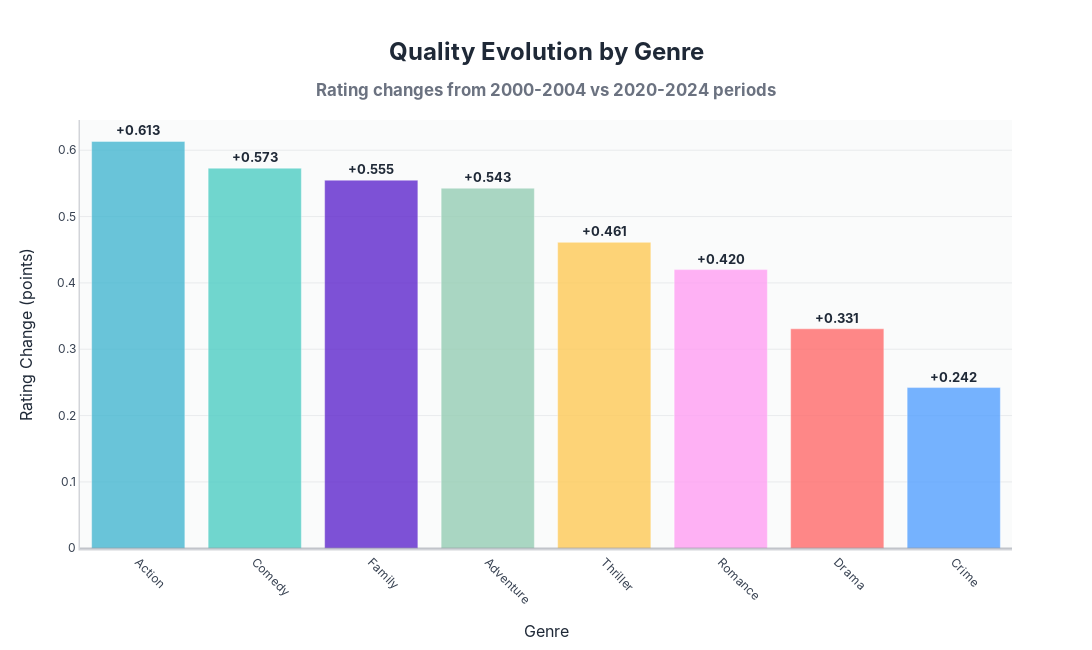

The notebook cell this image was saved under:
### Markdown cell above
### Argument 1.3: Quality Improvements Drive Supply

The data in Visualization 3: Quality Evolution by Genre shows that genres such as Action (+0.613), Comedy (+0.573), and Family (+0.555) experienced the largest increases in average audience ratings between 2000–2004 and 2020–2024. This quality growth goes hand in hand with the production shifts in Visualization 2, where these genres also experienced the largest increases in production numbers. This suggests that increasing ratings—reflecting audience demand—directly impacts studios’ willingness to invest in these genres.

According to Holbrook & Hirschman (1982), media consumption is driven not only rationally but also emotionally and symbolically. Genres that receive higher ratings are often perceived as more “culturally resonant,” leading to repeat consumption, positive word of mouth, and higher retention on platforms. Studios take such signals seriously: higher audience ratings are seen as indicators of market potential, which encourages them to expand their offerings in these genres.

In addition, recent research suggests that audience ratings are becoming increasingly important in a digital consumption environment, where user feedback via platforms such as IMDb, Rotten Tomatoes, and Netflix algorithms is visible and measurable. According to Simonton (2009), such ratings are a form of “proxy demand,” or an indirect but powerful predictor of commercial appeal. When a genre consistently achieves higher ratings, studios interpret this as a sign of sustained interest, and thus as justification for increased production.

From an economic perspective, quality is also increasingly seen as a determining factor in content strategies. The theory of “experience goods” (Nelson, 1970) states that consumers can only judge the value of a product after consumption—making reputation, previous experiences, and quality scores important factors in future choices. Genres with high ratings can therefore inspire trust among viewers and are strategically scaled by studios looking to increase their market share.

In short, the increase in audience appreciation of certain genres functions as a market signal for studios. In a digitized media sector where audience ratings are becoming increasingly prominent, production supply increasingly follows the appreciation—and therefore the demand—of the audience.

### Code cell
import pandas as pd
import plotly.graph_objects as go
from collections import defaultdict
import numpy as np

def analyze_production_rating_relationship(df, min_movies_per_period=10, min_ratings_per_period=10):
    """
    Analyze the relationship between production changes and rating changes
    for movies from 2000-2024
    """
    
    # Convert Rating to numeric, handling string values with "/10" format
    df_copy = df.copy()
    
    # Clean rating column - remove "/10" and convert to numeric
    if 'Rating' in df_copy.columns:
        df_copy['Rating'] = df_copy['Rating'].astype(str).str.replace('/10', '').str.strip()
        df_copy['Rating'] = pd.to_numeric(df_copy['Rating'], errors='coerce')
    else:
        print("❌ Rating column not found!")
        return {}, df_copy
    
    # Filter data for 2000-2024 with valid ratings
    df_filtered = df_copy[
        (df_copy['Year'] >= 2000) & 
        (df_copy['Year'] <= 2024) & 
        (df_copy['Genres'].notna()) &
        (df_copy['Rating'].notna()) &
        (df_copy['Rating'] > 0)
    ].copy()
    
    # Process genres and create genre-year data
    genre_year_data = defaultdict(lambda: defaultdict(lambda: {'count': 0, 'ratings': []}))
    
    for _, row in df_filtered.iterrows():
        year = row['Year']
        rating = row['Rating']
        genres = str(row['Genres']).split(',')
        
        for genre in genres:
            genre = genre.strip()
            if genre and genre != 'nan':
                genre_year_data[genre][year]['count'] += 1
                genre_year_data[genre][year]['ratings'].append(rating)
    
    # Calculate averages for early period (2000-2004) and late period (2020-2024)
    early_period = range(2000, 2005)
    late_period = range(2020, 2025)
    
    results = {}
    
    for genre in genre_year_data:
        # Only include specific genres
        allowed_genres = ['Drama', 'Comedy', 'Action', 'Adventure', 'Thriller', 'Romance', 'Crime', 'Family']
        if genre not in allowed_genres:
            continue
            
        # Calculate production counts
        early_production = sum(genre_year_data[genre][year]['count'] for year in early_period)
        late_production = sum(genre_year_data[genre][year]['count'] for year in late_period)
        
        # Calculate average ratings
        early_ratings = []
        late_ratings = []
        
        for year in early_period:
            early_ratings.extend(genre_year_data[genre][year]['ratings'])
        
        for year in late_period:
            late_ratings.extend(genre_year_data[genre][year]['ratings'])
        
        # Only include genres with sufficient data in both periods
        if (early_production >= min_movies_per_period and late_production >= min_movies_per_period and 
            len(early_ratings) >= min_ratings_per_period and len(late_ratings) >= min_ratings_per_period):
            early_avg_rating = np.mean(early_ratings)
            late_avg_rating = np.mean(late_ratings)
            
            # Calculate percentage changes
            production_change = ((late_production - early_production) / early_production) * 100
            rating_change = late_avg_rating - early_avg_rating
            
            results[genre] = {
                'early_production': early_production,
                'late_production': late_production,
                'early_rating': early_avg_rating,
                'late_rating': late_avg_rating,
                'production_change_pct': production_change,
                'rating_change': rating_change,
                'total_early_movies': len(early_ratings),
                'total_late_movies': len(late_ratings)
            }
    
    return results, df_filtered

# Run the analysis
genre_analysis, df_filtered = analyze_production_rating_relationship(df)

if not genre_analysis:
    genre_analysis, df_filtered = analyze_production_rating_relationship(df, min_movies_per_period=5, min_ratings_per_period=5)
    if not genre_analysis:
        genre_analysis, df_filtered = analyze_production_rating_relationship(df, min_movies_per_period=3, min_ratings_per_period=3)

if genre_analysis:
    # Convert results to DataFrame
    analysis_df = pd.DataFrame(genre_analysis).T
    # Sort by rating change for this visualization
    analysis_df = analysis_df.sort_values('rating_change', ascending=False)
    
    # Create sleek rating changes bar chart
    fig = go.Figure()
    
    # Define consistent colors for each genre (same as other visualizations)
    genre_colors = {
        'Drama': '#FF6B6B',      # Red
        'Comedy': '#4ECDC4',     # Teal
        'Action': '#45B7D1',     # Blue
        'Adventure': '#96CEB4',  # Light Green
        'Thriller': '#FECA57',   # Yellow
        'Romance': '#FF9FF3',    # Pink
        'Crime': '#54A0FF',      # Light Blue
        'Family': '#5F27CD'      # Purple
    }
    
    # Create color array based on genre names
    colors = [genre_colors.get(genre, '#888888') for genre in analysis_df.index]
    
    fig.add_trace(
        go.Bar(
            x=analysis_df.index,
            y=analysis_df['rating_change'],
            marker=dict(
                color=colors,
                opacity=0.8,
                line=dict(color='rgba(255,255,255,0.8)', width=0.5)
            ),
            text=[f"{x:+.3f}" for x in analysis_df['rating_change']],
            textposition='outside',
            textfont=dict(size=13, color='#1F2937', family='Inter, sans-serif', weight='bold'),
            hovertemplate='<b style="color: #1F2937; font-size: 16px;">%{x}</b><br>' +
                          '<span style="color: #6B7280;">Rating Change:</span> <b>%{y:+.3f} points</b><br>' +
                          '<span style="color: #6B7280;">Early Period (2000-2004):</span> %{customdata[0]:.2f}/10<br>' +
                          '<span style="color: #6B7280;">Late Period (2020-2024):</span> %{customdata[1]:.2f}/10<br>' +
                          '<extra></extra>',
            customdata=list(zip(analysis_df['early_rating'], analysis_df['late_rating'])),
            hoverlabel=dict(
                bgcolor="rgba(255, 255, 255, 0.95)",
                bordercolor="rgba(107, 114, 128, 0.3)",
                font=dict(size=12, color="#1F2937", family="Inter, sans-serif"),
                align="left"
            )
        )
    )
    
    # Add elegant horizontal line at 0
    fig.add_hline(
        y=0, 
        line_dash="solid", 
        line_color="rgba(107, 114, 128, 0.4)", 
        line_width=1.5
    )
    
    # Update layout with modern styling
    fig.update_layout(
        title={
            'text': 'Quality Evolution by Genre<br><sub style="color: #6B7280; font-size: 14px;">Rating changes from 2000-2004 vs 2020-2024 periods</sub>',
            'x': 0.5,
            'xanchor': 'center',
            'font': {'size': 24, 'family': 'Inter, sans-serif', 'color': '#1F2937', 'weight': 'bold'}
        },
        xaxis_title='Genre',
        yaxis_title='Rating Change (points)',
        font=dict(size=14, family='Inter, sans-serif', color='#374151'),
        plot_bgcolor='rgba(249, 250, 251, 0.8)',
        paper_bgcolor='white',
        width=1100,
        height=650,
        showlegend=False,
        margin=dict(l=80, r=80, t=120, b=80)
    )
    
    # Update axes with modern styling
    fig.update_xaxes(
        tickangle=45,
        tickfont=dict(size=12, family='Inter, sans-serif', color='#374151'),
        showgrid=False,
        showline=True,
        linewidth=1.5,
        linecolor='rgba(107, 114, 128, 0.3)',
        title_font=dict(size=16, family='Inter, sans-serif', color='#1F2937'),
        title_standoff=20
    )
    
    fig.update_yaxes(
        showgrid=True,
        gridwidth=0.8,
        gridcolor='rgba(107, 114, 128, 0.15)',
        showline=True,
        linewidth=1.5,
        linecolor='rgba(107, 114, 128, 0.3)',
        zeroline=False,
        tickfont=dict(size=12, family='Inter, sans-serif', color='#374151'),
        title_font=dict(size=16, family='Inter, sans-serif', color='#1F2937'),
        title_standoff=20
    )
    
    # Add subtle shadow effect
    fig.update_traces(
        marker_line_width=0.5,
        marker_line_color='rgba(255,255,255,0.8)'
    )
    
    fig.show()
    
    # Print elegant summary
    print(f"\n QUALITY EVOLUTION ANALYSIS")
    print("=" * 50)
    print(f" Biggest Improvement: {analysis_df.index[0]} (+{analysis_df['rating_change'].iloc[0]:.3f} points)")
    print(f" Biggest Decline: {analysis_df.index[-1]} ({analysis_df['rating_change'].iloc[-1]:.3f} points)")
    
    positive_changes = analysis_df[analysis_df['rating_change'] > 0]
    negative_changes = analysis_df[analysis_df['rating_change'] < 0]
    
    print(f"Improving genres: {len(positive_changes)}/{len(analysis_df)}")
    print(f"Average change: {analysis_df['rating_change'].mean():+.3f} points")
    
    # Show specific examples
    if len(positive_changes) > 0:
        best_genre = positive_changes.iloc[0]
        print(f"Best: {positive_changes.index[0]} ({best_genre['early_rating']:.2f} → {best_genre['late_rating']:.2f})")
    
    if len(negative_changes) > 0:
        worst_genre = negative_changes.iloc[-1]
        print(f"⚠Worst: {negative_changes.index[-1]} ({worst_genre['early_rating']:.2f} → {worst_genre['late_rating']:.2f})")
    print("=" * 50)

else:
    print("❌ Unable to complete analysis - insufficient data")

### Figure 1 — Plotly figure (JSON) as saved in the notebook; plotly's stock layout.template omitted (floating-point values rounded to 4 significant figures)
{"data": [{"customdata": [[6.281, 6.894], [6.115, 6.688], [6.384, 6.939], [6.418, 6.961], [6.262, 6.723], [6.348, 6.768], [6.64, 6.971], [6.5, 6.742]], "hoverlabel": {"align": "left", "bgcolor": "rgba(255, 255, 255, 0.95)", "bordercolor": "rgba(107, 114, 128, 0.3)", "font": {"color": "#1F2937", "family": "Inter, sans-serif", "size": 12}}, "hovertemplate": "<b style=\"color: #1F2937; font-size: 16px;\">%{x}</b><br><span style=\"color: #6B7280;\">Rating Change:</span> <b>%{y:+.3f} points</b><br><span style=\"color: #6B7280;\">Early Period (2000-2004):</span> %{customdata[0]:.2f}/10<br><span style=\"color: #6B7280;\">Late Period (2020-2024):</span> %{customdata[1]:.2f}/10<br><extra></extra>", "marker": {"color": ["#45B7D1", "#4ECDC4", "#5F27CD", "#96CEB4", "#FECA57", "#FF9FF3", "#FF6B6B", "#54A0FF"], "line": {"color": "rgba(255,255,255,0.8)", "width": 0.5}, "opacity": 0.8}, "text": ["+0.613", "+0.573", "+0.555", "+0.543", "+0.461", "+0.420", "+0.331", "+0.242"], "textfont": {"color": "#1F2937", "family": "Inter, sans-serif", "size": 13, "weight": "bold"}, "textposition": "outside", "type": "bar", "x": ["Action", "Comedy", "Family", "Adventure", "Thriller", "Romance", "Drama", "Crime"], "y": [0.6132, 0.5728, 0.5548, 0.5427, 0.4611, 0.42, 0.3308, 0.2422]}], "layout": {"font": {"color": "#374151", "family": "Inter, sans-serif", "size": 14}, "height": 650, "margin": {"b": 80, "l": 80, "r": 80, "t": 120}, "paper_bgcolor": "white", "plot_bgcolor": "rgba(249, 250, 251, 0.8)", "shapes": [{"line": {"color": "rgba(107, 114, 128, 0.4)", "dash": "solid", "width": 1.5}, "type": "line", "x0": 0, "x1": 1, "xref": "x domain", "y0": 0, "y1": 0, "yref": "y"}], "showlegend": false, "title": {"font": {"color": "#1F2937", "family": "Inter, sans-serif", "size": 24, "weight": "bold"}, "text": "Quality Evolution by Genre<br><sub style=\"color: #6B7280; font-size: 14px;\">Rating changes from 2000-2004 vs 2020-2024 periods</sub>", "x": 0.5, "xanchor": "center"}, "width": 1100, "xaxis": {"autorange": true, "linecolor": "rgba(107, 114, 128, 0.3)", "linewidth": 1.5, "range": [-0.5, 7.5], "showgrid": false, "showline": true, "tickangle": 45, "tickfont": {"color": "#374151", "family": "Inter, sans-serif", "size": 12}, "title": {"font": {"color": "#1F2937", "family": "Inter, sans-serif", "size": 16}, "standoff": 20, "text": "Genre"}, "type": "category"}, "yaxis": {"autorange": true, "gridcolor": "rgba(107, 114, 128, 0.15)", "gridwidth": 0.8, "linecolor": "rgba(107, 114, 128, 0.3)", "linewidth": 1.5, "range": [-0.001128, 0.6455], "showgrid": true, "showline": true, "tickfont": {"color": "#374151", "family": "Inter, sans-serif", "size": 12}, "title": {"font": {"color": "#1F2937", "family": "Inter, sans-serif", "size": 16}, "standoff": 20, "text": "Rating Change (points)"}, "type": "linear", "zeroline": false}}}
